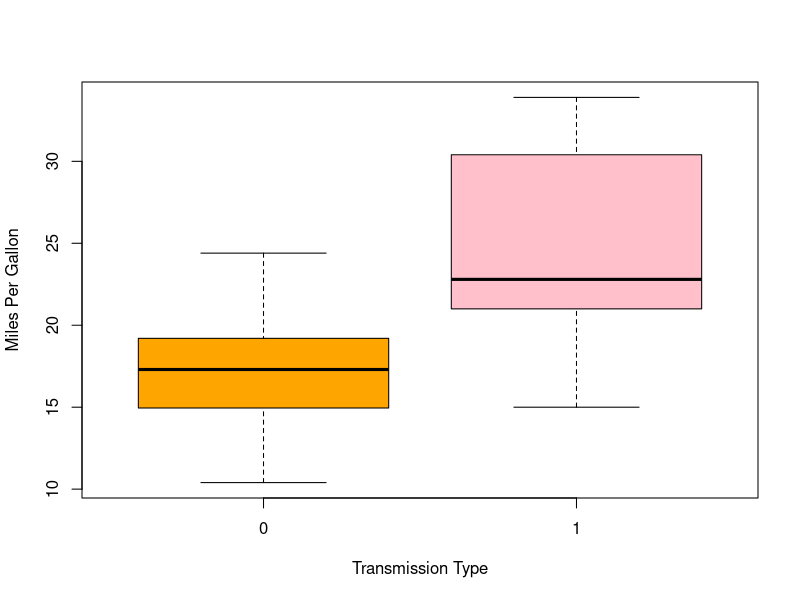
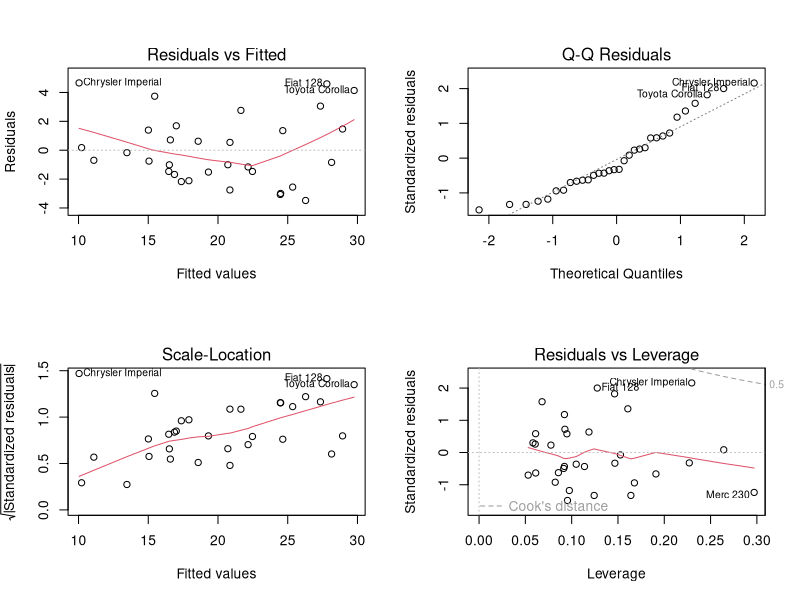

Here is the R script that generated these plots, in order:

setwd('D:\\Graduate Courses\\Miscellaneous\\Data Science Specialization\\Regression Models')

library(ggplot2)
library(knitr)


data(mtcars)

help(mtcars)

str(mtcars)

am <- factor(mtcars$am, labels=c("Automatic","Manual"))  # (where, Automatic=0, Manual=1)

# taking other variables as factors

vs <- factor(mtcars$vs) 
gear <- factor(mtcars$gear)
carb <- factor(mtcars$carb)

head(mtcars)

summary(mtcars)

boxplot(mpg ~ am, data = mtcars, col = (c("orange","pink")), ylab = "Miles Per Gallon", xlab = "Transmission Type")

aggregate(mtcars$mpg,by=list(mtcars$am),FUN=mean)

t.test(mpg ~ am, mtcars)

#model with only am (Simple)
summary(lm(mpg~am, data=mtcars))

#model with all variables (Multivariable)
summary(lm(mpg ~ ., mtcars))

#Variance Analysis
summary(aov(mpg ~ ., data = mtcars))

#Model Selection
summary(step(lm(mpg ~ ., mtcars), direction = "backward", trace = FALSE))

# 95% confidence interval for am
f <- lm(mpg ~ ., mtcars)
step_f <-step(f, direction = "backward", trace = FALSE)
confint(step_f)['am', ]

# Residual Plot
par(mfrow = c(2,2))
plot(step(lm(mpg ~ ., mtcars), direction = "backward", trace = FALSE))
